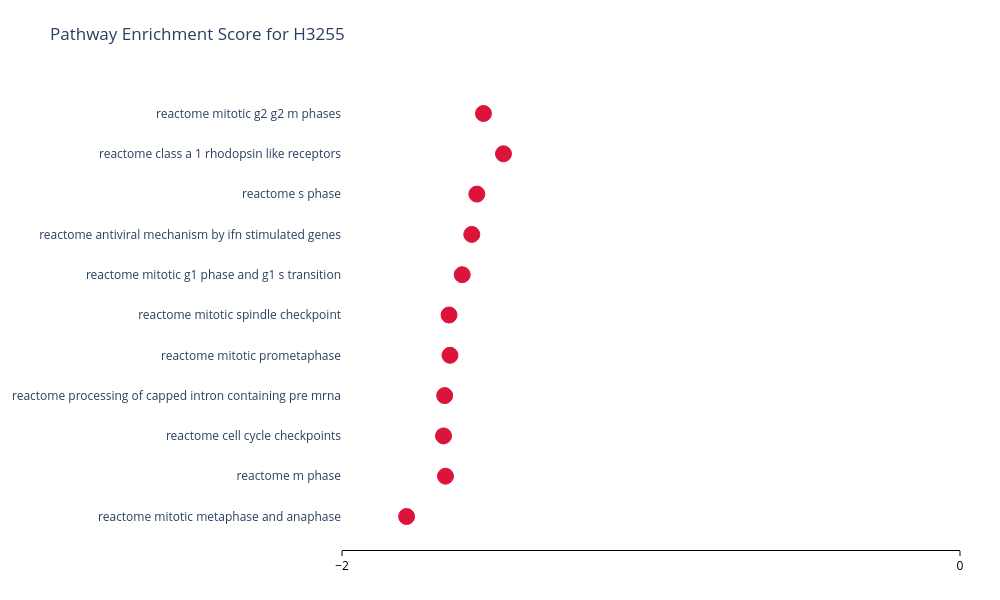

Here is the notebook cell this chart was saved with:
### Code cell
import plotly.graph_objects as go

fig = go.Figure()

fig.add_trace(go.Scatter(
    y=df_H1975['pathway'], 
    x = df_H1975['NES'],
    name='H1975',
    marker=dict(
        color='gold',
        line_color='gold',
    )
))
# ,
# fig.add_trace(go.Scatter(
#     x=df_H3255['NES'], y=df_H3255['pathway'],
#     name='H3255',
#     marker=dict(
#         color='crimson',
#         line_color='crimson'
#     )
# ))

fig.update_traces(mode='markers', marker=dict(line_width=1, symbol='circle', size=16))

fig.update_layout(
    title="Pathway Enrichment Score for H3255",
    xaxis=dict(
        showgrid=True,
        showline=True,
        linecolor='black',
        tickfont_color='black',
        showticklabels=True,
        dtick=2,
        ticks='outside',
        tickcolor='black',
    ),
    margin=dict(l=140, r=40, b=50, t=80),
    legend=dict(
        font_size=10,
        yanchor='middle',
        xanchor='right',
    ),
    width=1000,
    height=600,
    paper_bgcolor='white',
    plot_bgcolor='white',
    hovermode='closest',
)
fig.update_layout(xaxis_range=[-2,0])
fig.show()

### Figure 1 — Plotly figure (JSON) as saved in the notebook; plotly's stock layout.template omitted (floating-point values rounded to 4 significant figures)
{"data": [{"marker": {"color": "crimson", "line": {"color": "crimson", "width": 1}, "size": 16, "symbol": "circle"}, "mode": "markers", "name": "H3255", "type": "scatter", "x": [-1.791, -1.665, -1.671, -1.668, -1.651, -1.654, -1.611, -1.58, -1.564, -1.477, -1.542], "y": ["reactome mitotic metaphase and anaphase", "reactome m phase", "reactome cell cycle checkpoints", "reactome processing of capped intron containing pre mrna", "reactome mitotic prometaphase", "reactome mitotic spindle checkpoint", "reactome mitotic g1 phase and g1 s transition", "reactome antiviral mechanism by ifn stimulated genes", "reactome s phase", "reactome class a 1 rhodopsin like receptors", "reactome mitotic g2 g2 m phases"]}], "layout": {"height": 600, "hovermode": "closest", "legend": {"font": {"size": 10}, "xanchor": "right", "yanchor": "middle"}, "margin": {"b": 50, "l": 140, "r": 40, "t": 80}, "paper_bgcolor": "white", "plot_bgcolor": "white", "title": {"text": "Pathway Enrichment Score for H3255"}, "width": 1000, "xaxis": {"dtick": 2, "linecolor": "black", "range": [-2, 0], "showgrid": true, "showline": true, "showticklabels": true, "tickcolor": "black", "tickfont": {"color": "black"}, "ticks": "outside"}}}
